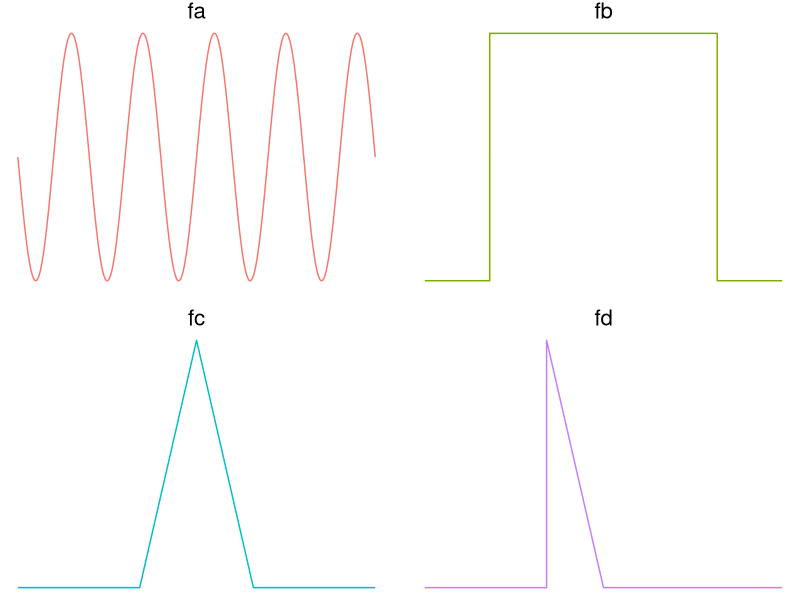
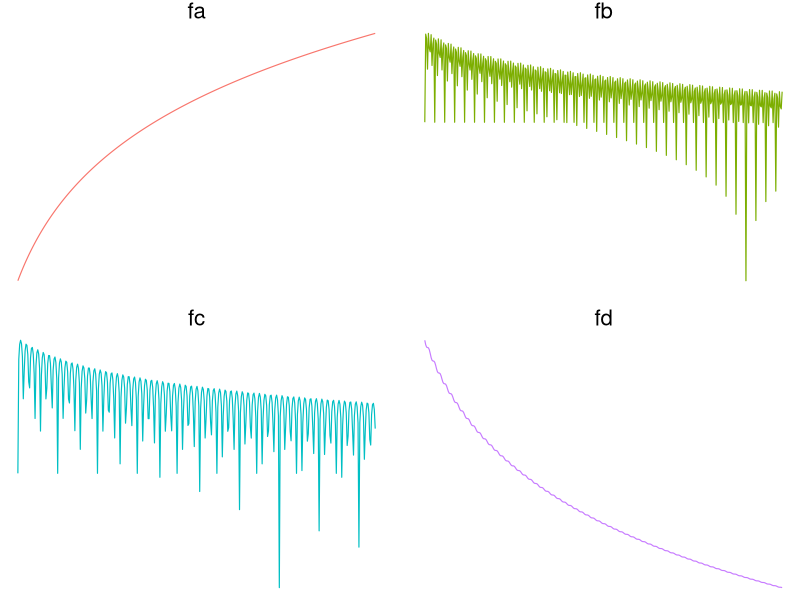
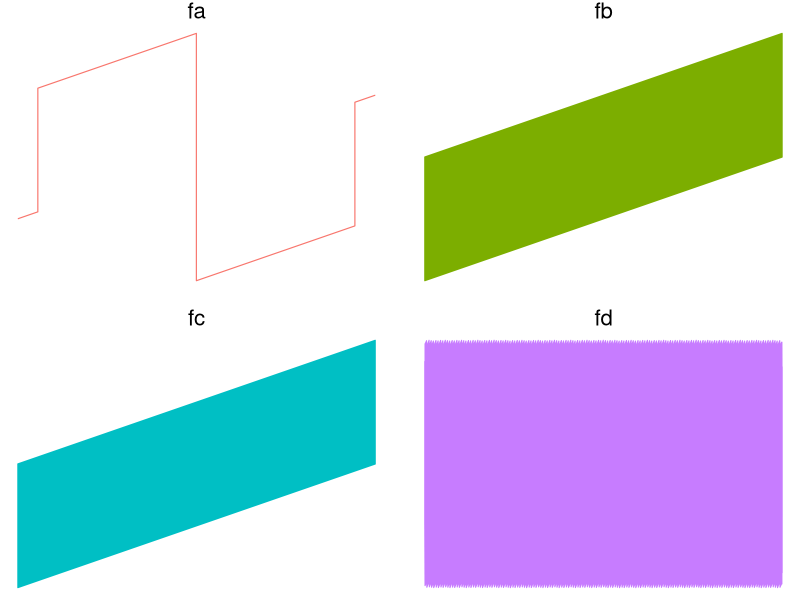
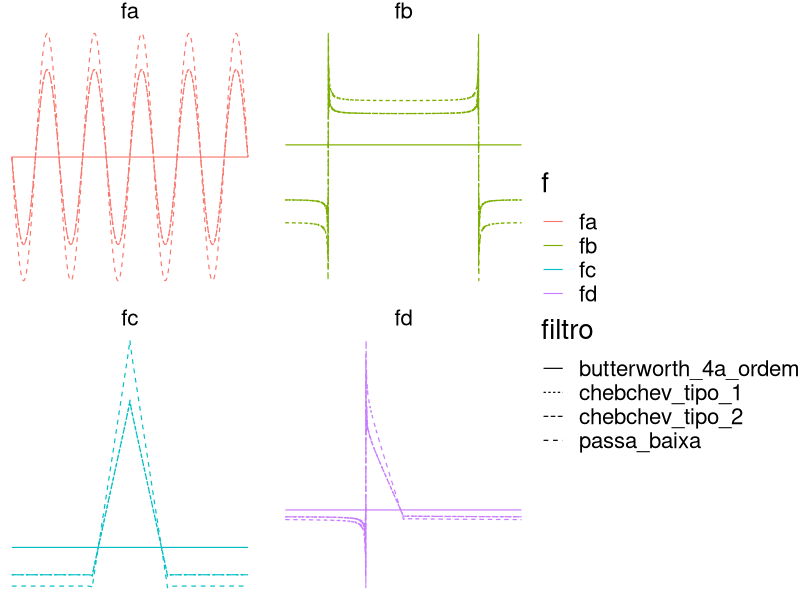

Recreate these plots in R, in order.
## ---- chunk 1
knitr::opts_chunk$set(echo = TRUE, message=FALSE, warning=FALSE)
## ---- chunk 2
library(tidyverse)
fa <- function(t, w = 10) sin(t*w)
fb <- function(t) as.numeric(abs(t) < 1)
fc <- function(t, a=1, b=1) (abs(t) < a/2)*ifelse(t < 0, b + t*(2*b/a),  b + t*(-2*b/a))
fd <- function(t, a=1, b = 1) (t < 0)*(t > -a/2)*(-2*b/a)*t
t <- seq(-pi/2, pi/2, length = 44000)
## ---- chunk 3
fs_nested <- list(
  fa = fa(t)/2 + 0.5,
  fb = fb(t),
  fc = fc(t, a = 1),
  fd = fd(t, a = 1)
) %>%
  enframe(name = "f", value = "f_t") %>%
  mutate(
    fft_w = map(f_t, fft)
  )
  
fs <- fs_nested %>%
  unnest(c(f_t, fft_w)) %>%
  group_by(f) %>%
  mutate(
    t = t
  )

fs %>%
  ggplot() +
  geom_line(aes(x = t, y = f_t, colour = f), show.legend = FALSE, size = 0.5) +
  theme_void(20) +
  facet_wrap(~f)
## ---- chunk 4
fs_nested <- list(
  fa = fa(t, w = 5000)/2 + 0.5,
  fb = fb(t),
  fc = fc(t, a = 1),
  fd = fd(t, a = 1)
) %>%
  enframe(name = "f", value = "f_t") %>%
  mutate(
    fft_w = map(f_t, fft)
  )

fs <- fs_nested %>%
  unnest(c(f_t, fft_w)) %>%
  group_by(f) %>%
  mutate(
    t = t
  )
## ---- chunk 5
fs %>%
  filter(t < quantile(t,probs = 0.01), t > quantile(t, probs = 0.001)) %>%
  ggplot() +
  geom_line(aes(x = t, y = log(Mod(fft_w)), colour = f), show.legend = FALSE, size = 0.4) +
  theme_void(20) +
  facet_wrap(~f, scales = "free_y")
## ---- chunk 6
fs %>%
  filter(t > quantile(t, probs = 0.001)) %>%
  ggplot() +
  geom_line(aes(x = t, y = Arg(fft_w), colour = f), show.legend = FALSE, size = 0.4) +
  theme_void(20) +
  facet_wrap(~f, scales = "free_y")
## ---- chunk 7
# Passa Baixa Ideal
h1 <- function(n = 44000, wc = 500)
  ifelse(abs(seq_len(n) - n/2) < n/2 - wc, 0, 1)

# Butterworth 
h2 <- function(n = 44000, wc = 500, nn = 4) {
  w <- abs(seq_len(n) - n/2)
  1/(1 + (w/wc)^nn)
}

# Auxiliar para Chebychev
Tn <- function(w, wc = 500, nn = 1) {
  wwc <- w/wc
  ifelse(w < wc, 
         cos(nn*acos(wwc)), 
         ((wwc*sqrt(wwc^2 - 1))^nn + (wwc*sqrt(wwc^2 - 1))^(-nn))/2)
}

# Chebychev Tipo 1
h3 <- function(n = 44000, wc = 500, nn = 4, e = 1) {
  w <- seq_len(n/2)
  w <- c(w, w[length(w):1])
  f <- 1/sqrt(1 + e^2 * Tn(w, wc, nn)^2)
  
  ifelse(is.nan(f), 0, f)
}

# Chebychev Tipo 2
h4 <- function(n = 44000, wc = 500, nn = 4, e = 1) {
  w <- seq_len(n/2)
  w <- c(w, w[length(w):1])
  f <- 1/sqrt(1 + 1/(e^2 * Tn(w, wc, nn)^2))
  
  ifelse(is.nan(f), 0, f)
}
## ---- chunk 8
n <- length(t)
fs_nested <- list(
  fa = fa(t)/2 + 0.5,
  fb = fb(t),
  fc = fc(t, a = 1),
  fd = fd(t, a = 1)
) %>%
  enframe(name = "f", value = "f_t") %>%
  mutate(
    fft_w = map(f_t, fft),
    passa_baixa = map(fft_w, ~.x*h1(n)),
    butterworth_4a_ordem = map(fft_w, ~.x*h2(n)),
    chebchev_tipo_1 = map(fft_w, ~.x*h3(n)),
    chebchev_tipo_2 = map(fft_w, ~.x*h4(n))
  ) 

fs <- fs_nested %>%
  select(-fft_w, -f_t) %>%
  pivot_longer(-f, names_to = "filtro", values_to = "fft_w")
## ---- chunk 9
fs %>%
  unnest(c(fft_w)) %>%
  group_by(f, filtro) %>%
  mutate(
    t = t
  ) %>%
  filter(t > quantile(t, probs = 0.001)) %>%
  mutate(
    f_t = Re(fft(fft_w, inverse = TRUE))
  ) %>%
  ggplot(aes(linetype = filtro)) +
  geom_line(aes(x = t, y = f_t, colour = f), size = 0.4) +
  theme_void(20) +
  facet_wrap(~f, scales = "free_y")
